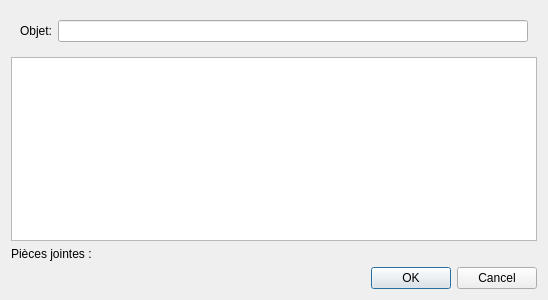
<?xml version="1.0" encoding="UTF-8"?>
<ui version="4.0">
 <class>Dialog</class>
 <widget class="QDialog" name="Dialog">
  <property name="geometry">
   <rect>
    <x>0</x>
    <y>0</y>
    <width>548</width>
    <height>300</height>
   </rect>
  </property>
  <property name="minimumSize">
   <size>
    <width>500</width>
    <height>300</height>
   </size>
  </property>
  <property name="windowTitle">
   <string>Dialog</string>
  </property>
  <layout class="QVBoxLayout" name="verticalLayout">
   <item>
    <widget class="QWidget" name="widget" native="true">
     <layout class="QHBoxLayout" name="horizontalLayout">
      <item>
       <widget class="QLabel" name="label">
        <property name="text">
         <string>Objet:</string>
        </property>
       </widget>
      </item>
      <item>
       <widget class="QLineEdit" name="subject"/>
      </item>
     </layout>
    </widget>
   </item>
   <item>
    <widget class="QTextEdit" name="body"/>
   </item>
   <item>
    <widget class="QLabel" name="attachments">
     <property name="text">
      <string>Pièces jointes : </string>
     </property>
    </widget>
   </item>
   <item>
    <widget class="QDialogButtonBox" name="buttonBox">
     <property name="orientation">
      <enum>Qt::Horizontal</enum>
     </property>
     <property name="standardButtons">
      <set>QDialogButtonBox::Cancel|QDialogButtonBox::Ok</set>
     </property>
    </widget>
   </item>
  </layout>
 </widget>
 <resources/>
 <connections>
  <connection>
   <sender>buttonBox</sender>
   <signal>accepted()</signal>
   <receiver>Dialog</receiver>
   <slot>accept()</slot>
   <hints>
    <hint type="sourcelabel">
     <x>248</x>
     <y>254</y>
    </hint>
    <hint type="destinationlabel">
     <x>157</x>
     <y>274</y>
    </hint>
   </hints>
  </connection>
  <connection>
   <sender>buttonBox</sender>
   <signal>rejected()</signal>
   <receiver>Dialog</receiver>
   <slot>reject()</slot>
   <hints>
    <hint type="sourcelabel">
     <x>316</x>
     <y>260</y>
    </hint>
    <hint type="destinationlabel">
     <x>286</x>
     <y>274</y>
    </hint>
   </hints>
  </connection>
 </connections>
</ui>
